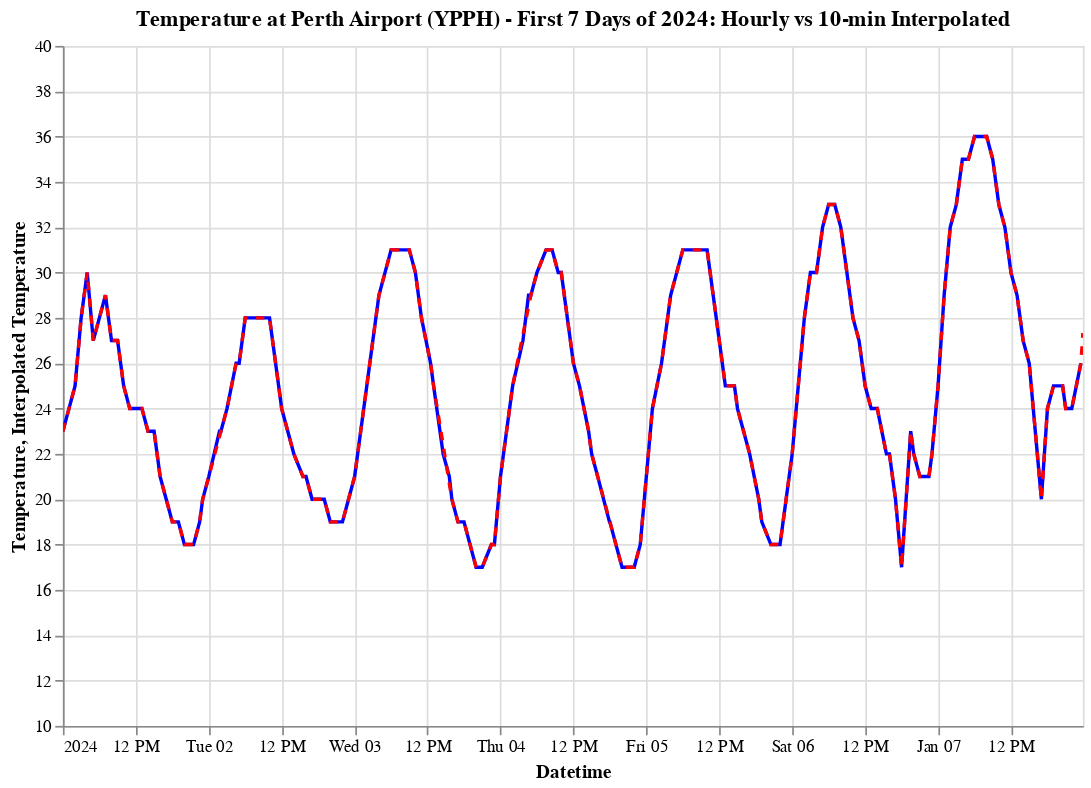

Notebook source saved alongside this figure:
### Code cell
hourly = first_week.head(n_obs_week).plot.line("Datetime", "Temperature").encode(
    x='Datetime:T',
    y=alt.Y('Temperature:Q', scale=alt.Scale(domain=[10, 40])),
    color=alt.value('blue'),
)

_10min = df_10min.head(n_obs_week * 6).plot.line("Datetime", "Interpolated Temperature").encode(
    x='Datetime:T',
    y=alt.Y('Interpolated Temperature:Q', scale=alt.Scale(domain=[10 , 40])),
    color=alt.value('red') ,
    strokeDash=alt.value([5,5])
)

# Layer them together
combined_chart = (hourly + _10min).properties(
    title='Temperature at Perth Airport (YPPH) - First 7 Days of 2024: Hourly vs 10-min Interpolated',
    width=600,
    height=400
).resolve_scale(color='independent')

combined_chart

### Figure 1 — Vega-Lite specification as saved in the notebook (floating-point values rounded to 4 significant figures; data arrays with more than 128 entries replaced by an {"elided": "..."} marker saying what was removed)
{"config": {"view": {"continuousWidth": 300, "continuousHeight": 300}}, "layer": [{"data": {"name": "data-fbd075fab6977d1afb106dd1f81ac6c6"}, "mark": {"type": "line", "tooltip": true}, "encoding": {"color": {"value": "blue"}, "x": {"field": "Datetime", "type": "temporal"}, "y": {"field": "Temperature", "scale": {"domain": [10, 40]}, "type": "quantitative"}}, "name": "view_17"}, {"data": {"name": "data-7624292fc1fabd41ef9f1624f7af9d35"}, "mark": {"type": "line", "tooltip": true}, "encoding": {"color": {"value": "red"}, "strokeDash": {"value": [5, 5]}, "x": {"field": "Datetime", "type": "temporal"}, "y": {"field": "Interpolated Temperature", "scale": {"domain": [10, 40]}, "type": "quantitative"}}, "name": "view_18"}], "height": 400, "params": [{"name": "param_32", "select": {"type": "interval", "encodings": ["x", "y"]}, "bind": "scales", "views": ["view_17"]}, {"name": "param_33", "select": {"type": "interval", "encodings": ["x", "y"]}, "bind": "scales", "views": ["view_18"]}], "resolve": {"scale": {"color": "independent"}}, "title": "Temperature at Perth Airport (YPPH) - First 7 Days of 2024: Hourly vs 10-min Interpolated", "width": 600, "$schema": "https://vega.github.io/schema/vega-lite/v5.20.1.json", "datasets": {"data-fbd075fab6977d1afb106dd1f81ac6c6": {"elided": "168 records"}, "data-7624292fc1fabd41ef9f1624f7af9d35": {"elided": "1008 records"}}}
